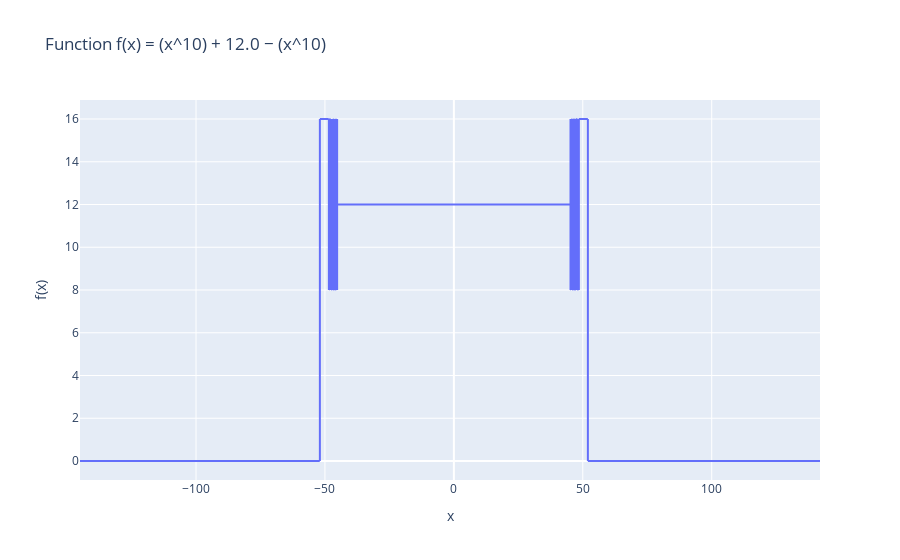

Notebook source saved alongside this figure:
### Code cell
literal = np.float32(12)

x = np.linspace(-145, 142, 50200)
y = funcaoTeste(x,literal)

fig = px.line(x=x, y=y, labels={'x': 'x', 'y': 'f(x)'}, title=f'Function f(x) = (x^10) + {literal} − (x^10)')
fig.update_layout(hovermode="x unified")
fig.show()

### Figure 1 — Plotly figure (JSON) as saved in the notebook; plotly's stock layout.template omitted (floating-point values rounded to 4 significant figures; data arrays with more than 128 entries replaced by an {"elided": "..."} marker saying what was removed)
{"data": [{"hovertemplate": "x=%{x}<br>f(x)=%{y}<extra></extra>", "legendgroup": "", "line": {"color": "#636efa", "dash": "solid"}, "marker": {"symbol": "circle"}, "mode": "lines", "name": "", "showlegend": false, "type": "scattergl", "x": {"elided": "50200 float values"}, "xaxis": "x", "y": {"elided": "50200 float values"}, "yaxis": "y"}], "layout": {"hovermode": "x unified", "legend": {"tracegroupgap": 0}, "title": {"text": "Function f(x) = (x^10) + 12.0 − (x^10)"}, "xaxis": {"anchor": "y", "domain": [0, 1], "title": {"text": "x"}}, "yaxis": {"anchor": "x", "domain": [0, 1], "title": {"text": "f(x)"}}}}
